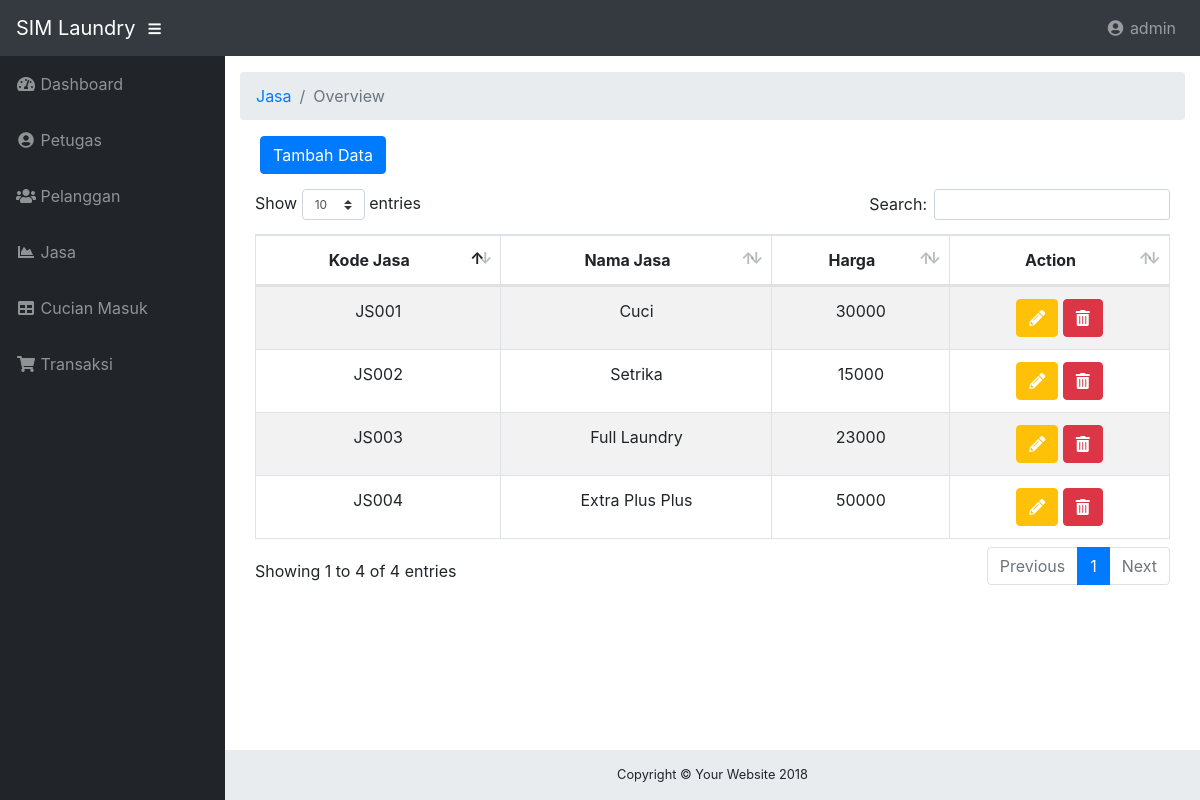
The page /index.php?p=jasa (signed in) on the database its author committed.
### tables this page shows
CREATE TABLE `jasa` (
  `kode_jasa` varchar(10) NOT NULL,
  `nama_jasa` varchar(18) NOT NULL,
  `harga` int(11) NOT NULL
);

### system/proses.php (called while the page is built, shortened)
<?php
class proses{
	function __construct(){
		$server='localhost';
		$user='root';
		$psw='';
		$dbname='db_laundry';
		$kon=$this->con=new PDO("mysql:host=$server;dbname=$dbname",$user,$psw);
	}
	function get($cel=null,$table=null,$property=null){
		$qw ="SELECT $cel FROM $table $property";
		$ret=$this->con->query($qw);
		return $ret;
	}
}
$db=new proses;
?>

### content/jasa.php (the view, shortened to what this page needs)
	<?php
	include 'system/proses.php';
 ?>
<div class="container-fluid">
	<ol class="breadcrumb">
        <li class="breadcrumb-item">
       		<a href="#">Jasa</a>
        </li>
        <li class="breadcrumb-item active">Overview</li>
    </ol>
    <button type="button" class="btn btn-primary" data-toggle="modal" data-target="#exampleModal" data-whatever="@mdo" style="margin-left: 20px;margin-bottom: 15px;">Tambah Data</button>
    <div class="container">
		<table id="tb-petugas" class="table table-striped table-bordered table-hover" >
			<thead>
				<tr>
					<th><center>Kode Jasa</center></th>
					<th><center>Nama Jasa</center></th>
					<th><center>Harga</center></th>
					<th><center>Action</center></th>
				</tr>
			</thead>
			<tbody>
				<?php
					$qw=$db->get("*","jasa","ORDER BY kode_jasa ASC");
					foreach($qw as $tamp_jasa) {
			 	?>
				<tr>
					<td><center><?php echo $tamp_jasa['kode_jasa']; ?></center></td>
					<td><center><?php echo $tamp_jasa['nama_jasa']; ?></center></td>
					<td><center><?php echo $tamp_jasa['harga']; ?></center></td>
					<td>
						<center>
							<a href="#myModal" class="btn btn-warning" id="custId" data-toggle="modal" data-id="<?= $tamp_jasa['kode_jasa']; ?>" style="color: #fff;"><i class="fa fa-pencil-alt"></i></a>
							<a href="crud/hapus_jasa.php?id=<?= $tamp_jasa['kode_jasa']; ?>" class="btn btn-danger" onclick="return confirm('Yakin Ingin Menghapus ?')"><i class="fa fa-trash-alt"></i></a>
						</center>
					</td>
				</tr>
				<?php } ?>
			</tbody>
		</table>
	</div>
</div>

### assets/css/sb-admin.css (style rules this page uses)
html { position: relative; min-height: 100%; }
body { height: 100%; }
:root { --input-padding-x: 0.75rem; --input-padding-y: 0.75rem; }

### rows shown on the page
jasa: kode_jasa "JS001", nama_jasa "Cuci", harga "30000"
jasa: kode_jasa "JS002", nama_jasa "Setrika", harga "15000"
jasa: kode_jasa "JS003", nama_jasa "Full Laundry", harga "23000"
jasa: kode_jasa "JS004", nama_jasa "Extra Plus Plus", harga "50000"

### other values the page prints
$_SESSION['nama_ptg'] "admin"
